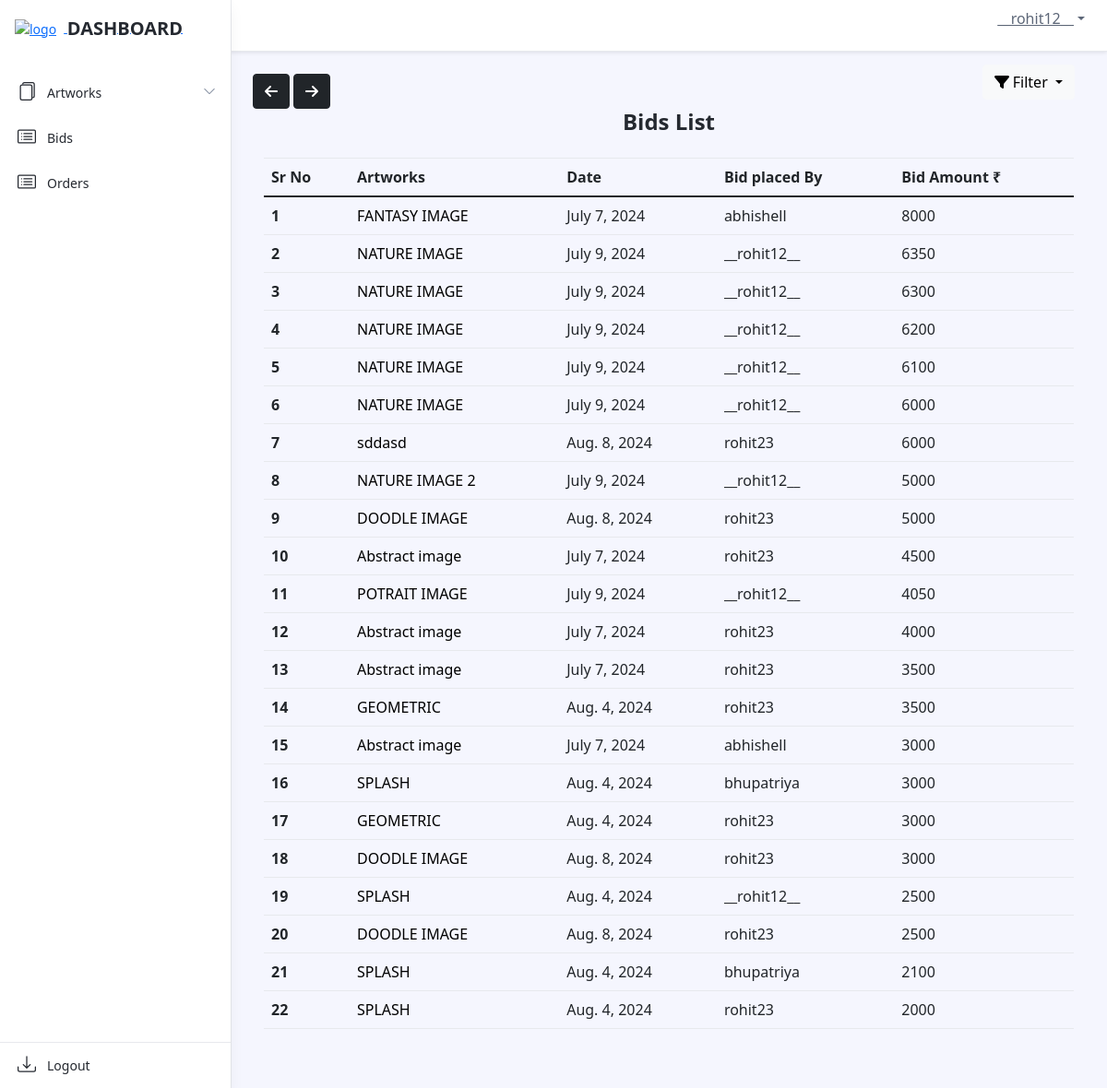
/dashboard/bidlist/ (signed in), run on an earlier commit of the app's database.
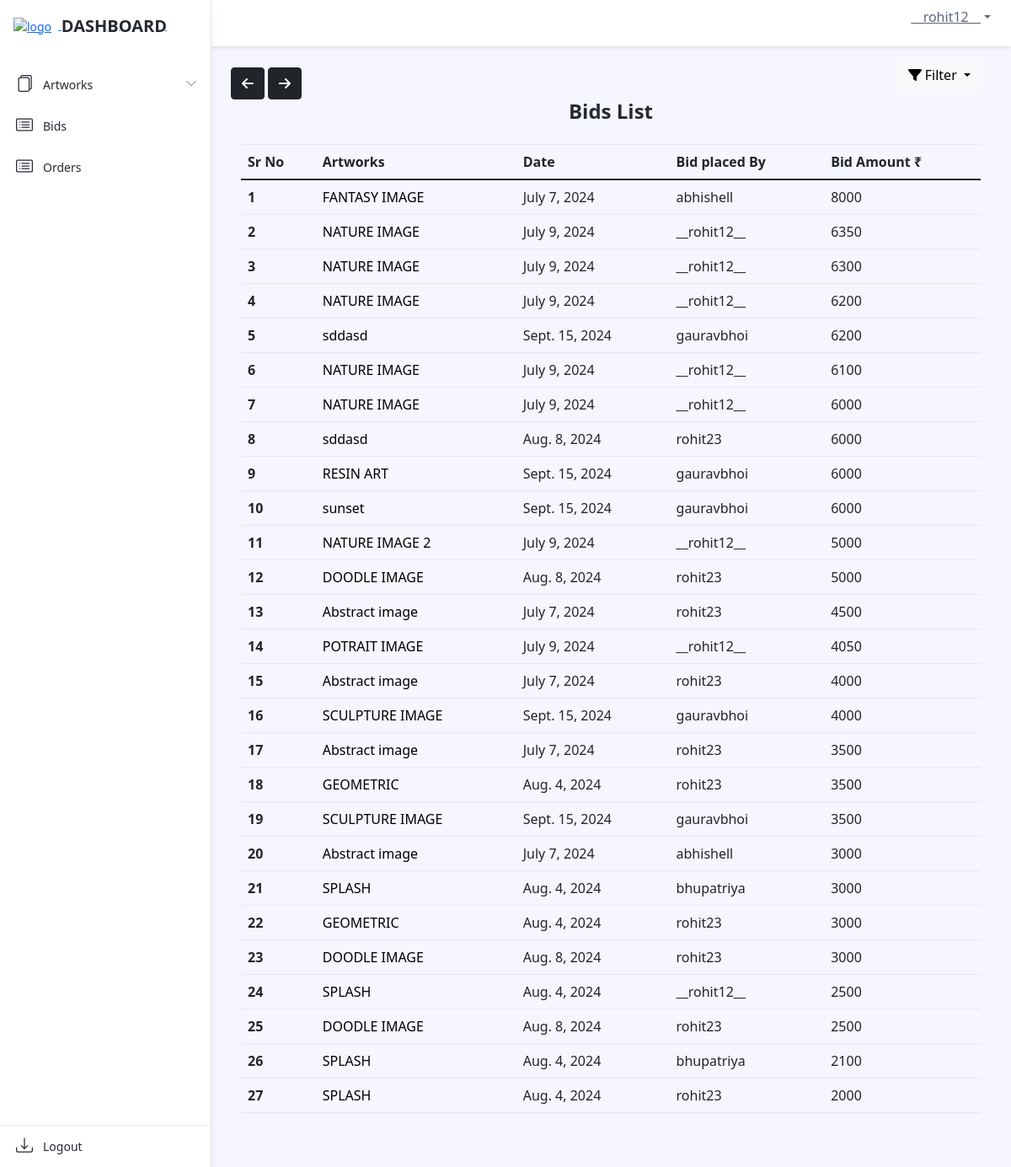
And on a later commit of the database.
### dashboard/models.py (models this page shows, shortened)
class Bid(models.Model):
    user = models.ForeignKey(settings.AUTH_USER_MODEL, on_delete=models.CASCADE)
    product = models.ForeignKey(Artwork, on_delete=models.CASCADE)
    bid_date = models.DateField(auto_now_add=True)
    bid_amt = models.IntegerField(default=1)

class Artwork(models.Model):
    product_id = models.CharField(max_length=255, default="")
    product_name = models.CharField(max_length=255, default="", blank=False, null=False)
    product_price = models.IntegerField(default=0, null=False)
    opening_bid = models.IntegerField(default=0)
    product_cat = models.ForeignKey('Catalogue', on_delete=models.CASCADE)
    product_qty = models.IntegerField(default=0)
    product_image = models.ImageField(upload_to='arts/')
    dimension_unit = models.CharField(max_length=2, choices=[('cm', 'Centimeters'), ('ft', 'Feet')])
    length_in_centimeters = models.FloatField(default=0.0, blank=True, null=True)
    width_in_centimeters = models.FloatField(default=0.0, blank=True, null=True)
    foot = models.FloatField(default=0, blank=True, null=True)
    inches = models.FloatField(default=0, blank=True, null=True)
    created_at = models.DateField(default=timezone.now)  # Default to current time zone's now
    end_date = models.DateField()
    user = models.ForeignKey(settings.AUTH_USER_MODEL, on_delete=models.CASCADE)
    is_sold = models.BooleanField(default=False)
    is_purchased = models.BooleanField(default=False)
    def __str__(self):
        return self.product_name

### dashboard/views.py (the view)
# urls.py: path('bidlist/', views.BidListView.as_view(), name="bid_list"),
class BidListView(LoginRequiredMixin, ListView):
    model = Bid
    template_name = 'dashboard/bids_list.html'
    context_object_name = 'bids'
    ordering = ['-bid_amt']  # Default ordering by highest bid
    def get_queryset(self):
        queryset = super().get_queryset()
        filter_param = self.request.GET.get('filter')
        if filter_param == 'asc':
            queryset = queryset.order_by('bid_amt')  # Ascending order by bid amount
        elif filter_param == 'desc':
            queryset = queryset.order_by('-bid_amt')  # Descending order by bid amount
        else:
            queryset = queryset.order_by('-bid_amt')  # Default to descending if no filter param
        return queryset

### art/context_processors.py (called while the page is built)
def catalogue_list(request):
    return {"catalogue_list": Catalogue.objects.all()}

### dashboard/models.py (called while the page is built)
    def __str__(self):
        return self.cat_name

### dashboard/templatetags/auth_extras.py (called while the page is built)
@register.filter(name='has_group')
def has_group(user, group_name):
    group = Group.objects.get(name=group_name)
    return True if group in user.groups.all() else False

### templates/dashboard/bids_list.html (shortened to what this page needs)
{% extends './base.html' %}
{% load static %}
{% block links %}
<link rel="stylesheet" href="{% static 'dashboard/css/ordermodel_list.css' %}">
<link rel="stylesheet" href="https://stackpath.bootstrapcdn.com/bootstrap/4.5.2/css/bootstrap.min.css">
{% endblock %}
{% block content %}
{% include './includes/header.html' %}
{% include "art/arrow_button.html" %}
{% load auth_extras %}
<div class="app-wrapper">
    <div class="app-content pt-3 p-md-3 p-lg-4">
        <button onclick="goBack()" class="btn btn-dark"><i class="fa-solid fa-arrow-left"></i></button>
        <button onclick="goForward()" class="btn btn-dark"><i class="fa-solid fa-arrow-right"></i></button>
        <div class="container-xl">
            <h1 class="app-page-title">Bids List</h1>
            <div class="filter-dropdown">
                <button class="btn btn-light dropdown-toggle" type="button" id="filterDropdown" data-toggle="dropdown" aria-haspopup="true" aria-expanded="false">
                    <i class="fa-solid fa-filter"></i> Filter
                </button>
            </div>
            <div class="row g-4 mb-4">
                <table class="table">
                    <thead>
                        <tr>
                            <th scope="col">Sr No</th>
                            <th scope="col">Artworks</th>
                            <th scope="col">Date</th>
                            {% if user|has_group:"SellerGroup" %}
                            <th scope="col">Bid placed By</th>
                            {% endif %}
                            <th scope="col">Bid Amount ₹</th>
                        </tr>
                    </thead>
                    <tbody>
                        {% for bid in object_list %}
                        <tr>
                            <th scope="row">{{ forloop.counter }}</th>
                            <td>
                                <a href="#" class="artworks-order" data-toggle="modal" data-target="#productModal" data-product-id="{{ bid.product.id }}" data-product-name="{{ bid.product }}" data-product-image-url="{{ bid.product.product_image.url }}" data-product-dimensions="{{ bid.product.length_in_centimeters }} x {{ bid.product.width_in_centimeters }} cm" data-product-catalogue="{{ bid.product.product_cat }}" data-product-opening-bid="₹ {{ bid.product.opening_bid }}" data-last-bid="{{ bid.bid_amt }}">{{ bid.product }}</a>
                            </td>
                            <td>{{ bid.bid_date }}</td>
                            {% if user|has_group:"SellerGroup" %}
                            <td>{{ bid.user }}</td>
                            {% endif %}
                            <td>{{ bid.bid_amt }}</td>
                        </tr>
                        {% empty %}
                        <tr>
                            <td colspan="5">
                                <h3>No artworks to show</h3>
                            </td>
                        </tr>
                        {% endfor %}
                    </tbody>
                </table>
            </div>
        </div>
    </div>
</div>
{% endblock %}

### templates/dashboard/base.html (shortened to what this page needs)
<!DOCTYPE html>
<html lang="en">
<head>
    {% load static %}
    <link href="https://cdn.jsdelivr.net/npm/bootstrap@5.0.2/dist/css/bootstrap.min.css" rel="stylesheet">
    <link rel="stylesheet" href="{% static 'dashboard/css/style.css' %}">
    <link rel="stylesheet" href="{% static 'dashboard/css/form.css' %}">
    {% block links %}{% endblock %}
</head>
<body class="app">
    {% if user.is_authenticated %}
    {% block content %}{% endblock %}
    {% else %} {% include './404.html' %} {% endif %}
</body>
</html>

### templates/dashboard/includes/header.html (shortened to what this page needs)
{% load static %}
{% load auth_extras %}
<link href="https://stackpath.bootstrapcdn.com/bootstrap/5.1.3/css/bootstrap.min.css" rel="stylesheet">
<header class="app-header fixed-top">
    <div class="app-header-inner">
        <div class="container-fluid py-2">
            <div class="app-header-content">
                <div class="row justify-content-between align-items-center">
                    <div class="app-utilities col-auto">
                        <div class="app-utility-item app-user-dropdown dropdown">
                            <a class="dropdown-toggle" id="user-dropdown-toggle" data-bs-toggle="dropdown" href="#" role="button" aria-expanded="false">{{ user }}</a>
                        </div>
                    </div>
                </div>
            </div>
        </div>
    </div>
    <div id="app-sidepanel" class="app-sidepanel">
        <div class="sidepanel-inner d-flex flex-column">
            <div class="app-branding">
                <a class="app-logo" href="#" data-bs-toggle="modal" data-bs-target="#logoModal">
                    <img class="logo-icon me-2" src="{% static 'images/assets/Art_Auction_Logo.jpeg' %}" alt="logo">
                    <span class="logo-text">DASHBOARD</span>
                </a>
            </div>
            <nav id="app-nav-main" class="app-nav app-nav-main flex-grow-1">
                <ul class="app-menu list-unstyled accordion" id="menu-accordion">
                    {% if user|has_group:"SellerGroup" %}
                    <li class="nav-item has-submenu">
                        <a class="nav-link submenu-toggle" href="#" data-bs-toggle="collapse" data-bs-target="#submenu-1" aria-expanded="false" aria-controls="submenu-1">
                            <span class="nav-icon">
                            </span>
                            <span class="nav-link-text">Artworks</span>
                            <span class="submenu-arrow">
                                <svg width="1em" height="1em" viewBox="0 0 16 16" class="bi bi-chevron-down" fill="currentColor" xmlns="http://www.w3.org/2000/svg">
                                    <path fill-rule="evenodd" d="M1.646 4.646a.5.5 0 0 1 .708 0L8 10.293l5.646-5.647a.5.5 0 0 1 .708.708l-6 6a.5.5 0 0 1-.708 0l-6-6a.5.5 0 0 1 0-.708z"/>
                                </svg>
                            </span>
                        </a>
                    </li>
                    <li class="nav-item">
                        <a class="nav-link" href="{% url 'dashboard:bid_list' %}">
                            <span class="nav-icon">
                            </span>
                            <span class="nav-link-text">Bids</span>
                        </a>
                    </li>
                    {% endif %}
                    <li class="nav-item">
                        <a class="nav-link" href="{% url 'dashboard:order_list' %}">
                            <span class="nav-icon">
                            </span>
                            <span class="nav-link-text">Orders</span>
                        </a>
                    </li>
                </ul>
            </nav>
            <div class="app-sidepanel-footer">
                <nav class="app-nav app-nav-footer">
                    <ul class="app-menu footer-menu list-unstyled">
                        <li class="nav-item">
                            <a class="nav-link" href="{% url 'art:logout' %}">
                                <span class="nav-icon">
                                </span>
                                <span class="nav-link-text">Logout</span>
                            </a>
                        </li>
                    </ul>
                </nav>
            </div>
        </div>
    </div>
</header>

### templates/art/arrow_button.html (shortened to what this page needs)
<!DOCTYPE html>
<html lang="en">
<head>
</head>
<body>
</body>
</html>

### static/dashboard/css/ordermodel_list.css (style rules this page uses)
.artworks-order { color:black !important; text-decoration:none; }

### static/dashboard/css/signup.css (style rules this page uses)
.btn { display: inline-block; font-weight: 400; color: #fff; text-align: center; vertical-align: middle; -webkit-user-select: none; -moz-user-select: none; -ms-user-select: none; user-select: none; border: 1px solid transparent; padding: 0.375rem 0.75rem; font-size: 1rem; line-height: 1.5; border-radius: 0.25rem; }

### static/dashboard/css/navbar.css (style rules this page uses)
:root { --border-color: black; }

### static/dashboard/css/unsold.css (style rules this page uses)
.row { justify-content: start; --bs-gutter-y: 1.5rem !important; }

### static/dashboard/css/contact.css (style rules this page uses)
:root { --background-color: #e7e7e7; --text-color: #000; --link-color: #343434; --link-hover-color: #000000; --title-color: #000; --contact-text-color: #000; }
body { background-color: var(--background-color); color: var(--text-color); }

### static/dashboard/css/faq.css (style rules this page uses)
:root { --background-color: #f8f9fa; --text-color: #000; --link-color: #007bff; --link-hover-color: #0056b3; --title-color: #000; --accordion-bg-color: #fff; --accordion-border-color: #ddd; --accordion-header-bg-color: #f7f7f7; --accordion-header-text-color: #000; }
body { background-color: var(--background-color); color: var(--text-color); }

### static/dashboard/css/index.css (style rules this page uses)
:root { --background-color: #e7e7e7; --text-color: #000; --link-color: #343434; --link-hover-color: #000000; --title-color: #000; --contact-text-color: #000; }
.row { justify-content: start; --bs-gutter-y: 1.5rem !important; }

### static/home/css/about.css (style rules this page uses)
body, h1, h4, p { margin: 0; padding: 0; }
h1, h4 { text-align: center; }

### static/dashboard/css/register_seller.css (style rules this page uses)
.btn { display: inline-block; font-weight: 400; color: #fff; text-align: center; vertical-align: middle; -webkit-user-select: none; -moz-user-select: none; -ms-user-select: none; user-select: none; background-color: transparent; border: 1px solid transparent; padding: 0.375rem 0.75rem; font-size: 1rem; line-height: 1.5; border-radius: 0.25rem; }

### templates/dashboard/bids_list.html (style rules this page uses)
body { font-family: 'Poppins', sans-serif; }
.filter-dropdown { position: absolute; top: 70px; right: 35px; }

What changed in the data, as far as the page shows it:
added Bid: product "sddasd", bid_date "Sept. 15, 2024", user "gauravbhoi", bid_amt "6200"
added Bid: product "RESIN ART", bid_date "Sept. 15, 2024", user "gauravbhoi", bid_amt "6000"
added Bid: product "sunset", bid_date "Sept. 15, 2024", user "gauravbhoi", bid_amt "6000"
added Bid: product "SCULPTURE IMAGE", bid_date "Sept. 15, 2024", user "gauravbhoi", bid_amt "4000"
added Bid: product "SCULPTURE IMAGE", bid_date "Sept. 15, 2024", user "gauravbhoi", bid_amt "3500"
